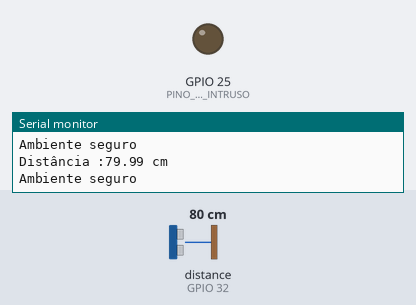
A sketch run on a simulated ESP32. Parts: output pins drawn as LEDs (lit = HIGH), the last lines printed to the serial monitor. Wiring (inferred from the names in the program): ultrasonic range finder: trigger GPIO 33; echo GPIO 32. Inputs (shaded band) come from the test bench; at power-on: distance to the obstacle (sensor on GPIO 32) 80 cm. The echo pulse lasts 58.3 µs per cm; pins used as bus, display or sensor lines are not drawn.

Above: at 1.3 s.
1.4 s: distance to the obstacle (sensor on GPIO 32) set to 12 cm
2.9 s: distance to the obstacle (sensor on GPIO 32) set to 9 cm
At 3.3 s:
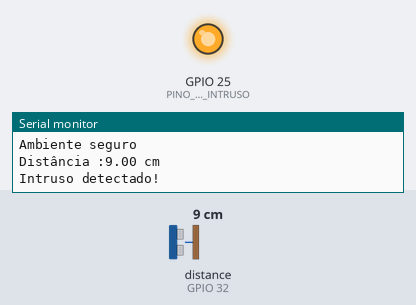
4.5 s: distance to the obstacle (sensor on GPIO 32) set to 18 cm
At 6.2 s:
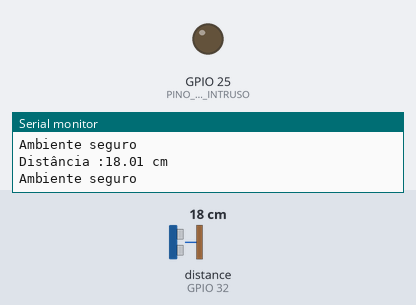
6.5 s: distance to the obstacle (sensor on GPIO 32) set to 2 cm
At 7.5 s:
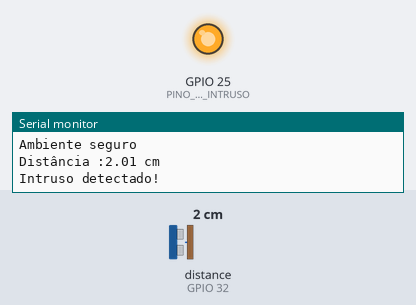
Timing chart, 0 to 9.0 s (numbered marks = the images above; inputs shaded):
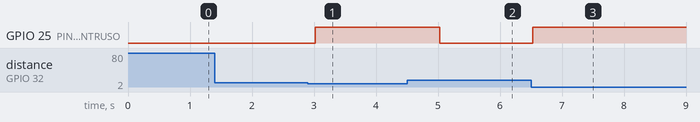

Measured:
- the behaviour switches between 11 and 10 cm on distance to the obstacle (sensor on GPIO 32) (found by bisection; images 0 and 1)
- after the input at 2.9 s, GPIO 25 (PINO_LED_INTRUSO): LOW → HIGH after 0.12 s
- after the input at 4.5 s, GPIO 25 (PINO_LED_INTRUSO): HIGH → LOW after 0.52 s
- after the input at 6.5 s, GPIO 25 (PINO_LED_INTRUSO): LOW → HIGH at once

The sketch:

sensor_ultrassonico.ino
```cpp
const int PINO_TRIG = 33;
const int PINO_ECHO = 32;
const int PINO_LED_INTRUSO = 25;

float obter_distancia();

void setup() {

  Serial.begin(115200);
  pinMode(PINO_TRIG, OUTPUT);
  pinMode(PINO_ECHO, INPUT);
  pinMode(PINO_LED_INTRUSO, OUTPUT);
  digitalWrite(PINO_TRIG, LOW);

}

void loop() {

  float dist = obter_distancia();

  Serial.print("Distância :");
  Serial.print(dist);
  Serial.println(" cm");

  if(dist > 0 && dist <= 10){
    Serial.println("Intruso detectado!");
    digitalWrite(PINO_LED_INTRUSO, HIGH);
    delay(500);
  }else{
    Serial.println("Ambiente seguro");
    digitalWrite(PINO_LED_INTRUSO, LOW);
  }
  delay(500);
}

float obter_distancia(){

  digitalWrite(PINO_TRIG, LOW);
  delayMicroseconds(2);
  digitalWrite(PINO_TRIG, HIGH);
  delayMicroseconds(10);
  digitalWrite(PINO_TRIG, LOW);
  long duracao = pulseIn(PINO_ECHO, HIGH, 30000);
  float distancia = (duracao/2.0) * 0.0343;

  return distancia;

}
```
